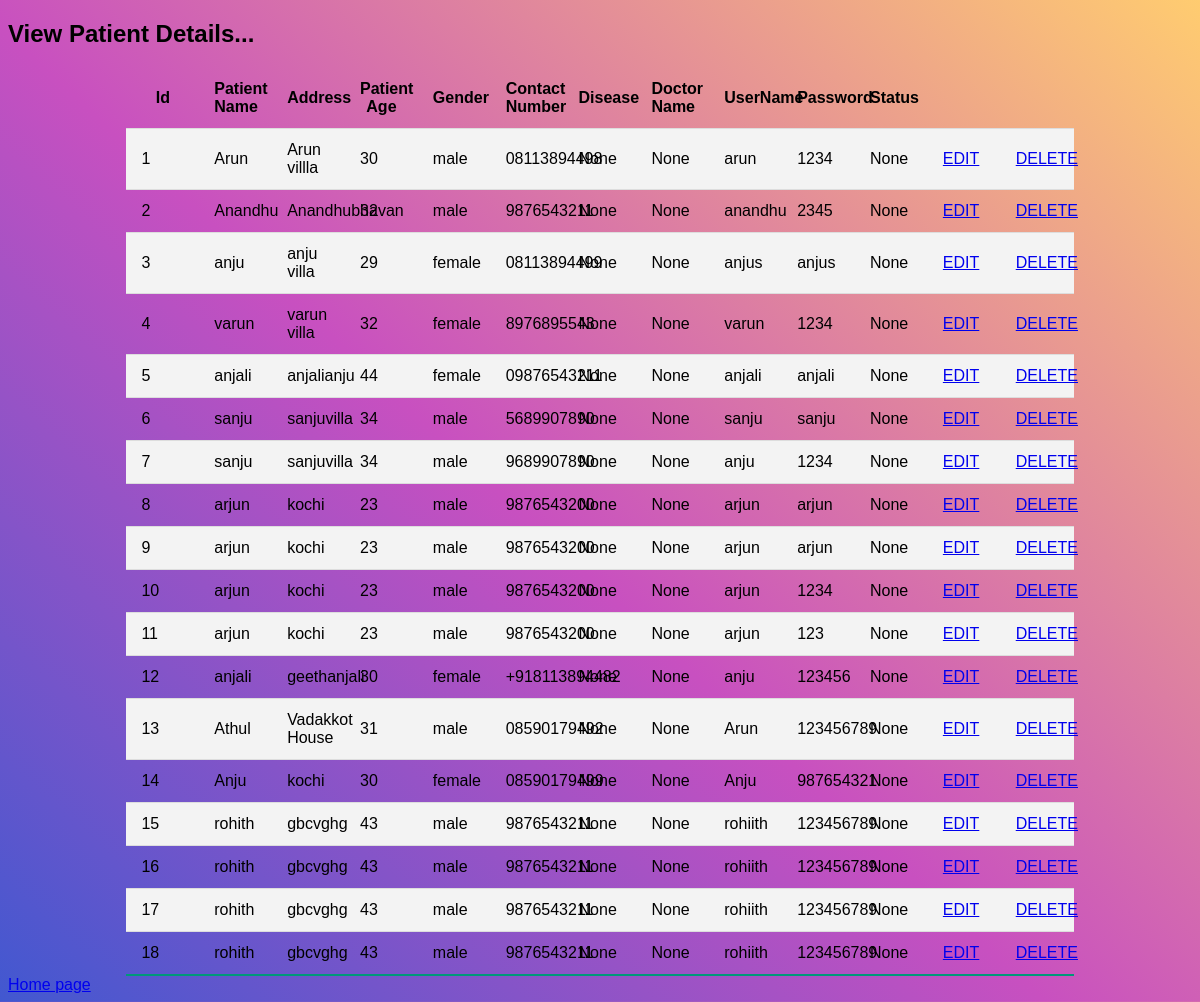
Page /viewpatient on the committed database.
### myapp/models.py (models this page shows, shortened)
class Patient(models.Model):
    patientname=models.CharField(max_length=150)
    address=models.CharField(max_length=150)
    age=models.CharField(max_length=100)
    gender=models.CharField(max_length=100)
    contactnum=models.CharField(max_length=100)
    disease=models.CharField(max_length=150,null=True,blank=True)
    doctorname=models.CharField(max_length=150,null=True,blank=True)
    username=models.CharField(max_length=150,null=True,blank=True)
    password=models.CharField(max_length=150,null=True,blank=True)
    status=models.CharField(max_length=150,null=True,blank=True)

### myapp/views.py (the view)
# urls.py: path('viewpatient',views.viewpatient,name='viewpatient'),
def viewpatient(request):
    result = Patient.objects.all()
    return render(request,'viewpatient.html', {'result': result})

### myapp/templates/viewpatient.html (shortened to what this page needs)
<!DOCTYPE html>
<html lang="en">
<head>
   <link rel="stylesheet" href="static/table.css">
</head>
<body>
<h2>View Patient Details...</h2>
<table>
    <tr>
        <th>Id</th>
        <th>Patient Name</th>
        <th>Address</th>
        <th>Patient Age</th>
        <th>Gender</th>
        <th>Contact Number</th>
        <th>Disease</th>
        <th>Doctor Name</th>
        <th>UserName</th>
        <th>Password</th>
        <th>Status</th>
    </tr>
    {% for result in result %}
    <tr>
        <td>{{ result.id }}</td>
        <td>{{ result.patientname }}</td>
        <td>{{ result.address }}</td>
        <td>{{ result.age }}</td>
        <td>{{ result.gender }}</td>
        <td>{{ result.contactnum }}</td>
        <td>{{ result.disease }}</td>
        <td>{{ result.doctorname }}</td>
        <td>{{ result.username }}</td>
        <td>{{ result.password }}</td>
        <td>{{ result.status }}</td>
        <td><a href="editpatient/{{result.id}}"> EDIT</a></td>
        <td><a href="deletepatient/{{result.id}}"> DELETE</a></td>
    </tr>
    {% endfor %}
</table>
</body>
<a href="/home">Home page</a>
</html>

### myapp/static/table.css (style rules this page uses)
table { border-collapse: collapse; margin: 0 auto; padding: 0; width: 50%; table-layout: fixed; }
th, td { padding: 10px 10px; }
tbody tr { border-bottom: 1px solid #dddddd; }
tbody tr:nth-of-type(even) { background-color: #f3f3f3; }
tbody tr:last-of-type { border-bottom: 2px solid #009879; }

### myapp/templates/viewpatient.html (style rules this page uses)
body { background-color: background-color: #4158D0; background-image: linear-gradient(43deg, #4158D0 0%, #C850C0 46%, #FFCC70 100%); font-family: 'Ubuntu', sans-serif; background-position:center center; }
table { border-collapse: collapse; margin: 0 auto; padding: 0; width: 80%; table-layout: fixed; }
th, td { padding: 12px 15px; }

### rows in the picture
Patient: id "1", patientname "Arun", address "Arun villla", age "30", gender "male", contactnum "08113894498", disease "None", doctorname "None", username "arun", password "1234", status "None"
Patient: id "2", patientname "Anandhu", address "Anandhubhavan", age "32", gender "male", contactnum "9876543211", disease "None", doctorname "None", username "anandhu", password "2345", status "None"
Patient: id "3", patientname "anju", address "anju villa", age "29", gender "female", contactnum "08113894499", disease "None", doctorname "None", username "anjus", password "anjus", status "None"
Patient: id "4", patientname "varun", address "varun villa", age "32", gender "female", contactnum "8976895543", disease "None", doctorname "None", username "varun", password "1234", status "None"
Patient: id "5", patientname "anjali", address "anjalianju", age "44", gender "female", contactnum "09876543211", disease "None", doctorname "None", username "anjali", password "anjali", status "None"
Patient: id "6", patientname "sanju", address "sanjuvilla", age "34", gender "male", contactnum "5689907890", disease "None", doctorname "None", username "sanju", password "sanju", status "None"
Patient: id "7", patientname "sanju", address "sanjuvilla", age "34", gender "male", contactnum "9689907890", disease "None", doctorname "None", username "anju", password "1234", status "None"
Patient: id "8", patientname "arjun", address "kochi", age "23", gender "male", contactnum "9876543200", disease "None", doctorname "None", username "arjun", password "arjun", status "None"
Patient: id "9", patientname "arjun", address "kochi", age "23", gender "male", contactnum "9876543200", disease "None", doctorname "None", username "arjun", password "arjun", status "None"
Patient: id "10", patientname "arjun", address "kochi", age "23", gender "male", contactnum "9876543200", disease "None", doctorname "None", username "arjun", password "1234", status "None"
Patient: id "11", patientname "arjun", address "kochi", age "23", gender "male", contactnum "9876543200", disease "None", doctorname "None", username "arjun", password "123", status "None"
Patient: id "12", patientname "anjali", address "geethanjali", age "30", gender "female", contactnum "+918113894482", disease "None", doctorname "None", username "anju", password "123456", status "None"
Patient: id "13", patientname "Athul", address "Vadakkot House", age "31", gender "male", contactnum "08590179492", disease "None", doctorname "None", username "Arun", password "123456789", status "None"
Patient: id "14", patientname "Anju", address "kochi", age "30", gender "female", contactnum "08590179499", disease "None", doctorname "None", username "Anju", password "987654321", status "None"
Patient: id "15", patientname "rohith", address "gbcvghg", age "43", gender "male", contactnum "9876543211", disease "None", doctorname "None", username "rohiith", password "123456789", status "None"
Patient: id "16", patientname "rohith", address "gbcvghg", age "43", gender "male", contactnum "9876543211", disease "None", doctorname "None", username "rohiith", password "123456789", status "None"
Patient: id "17", patientname "rohith", address "gbcvghg", age "43", gender "male", contactnum "9876543211", disease "None", doctorname "None", username "rohiith", password "123456789", status "None"
Patient: id "18", patientname "rohith", address "gbcvghg", age "43", gender "male", contactnum "9876543211", disease "None", doctorname "None", username "rohiith", password "123456789", status "None"
